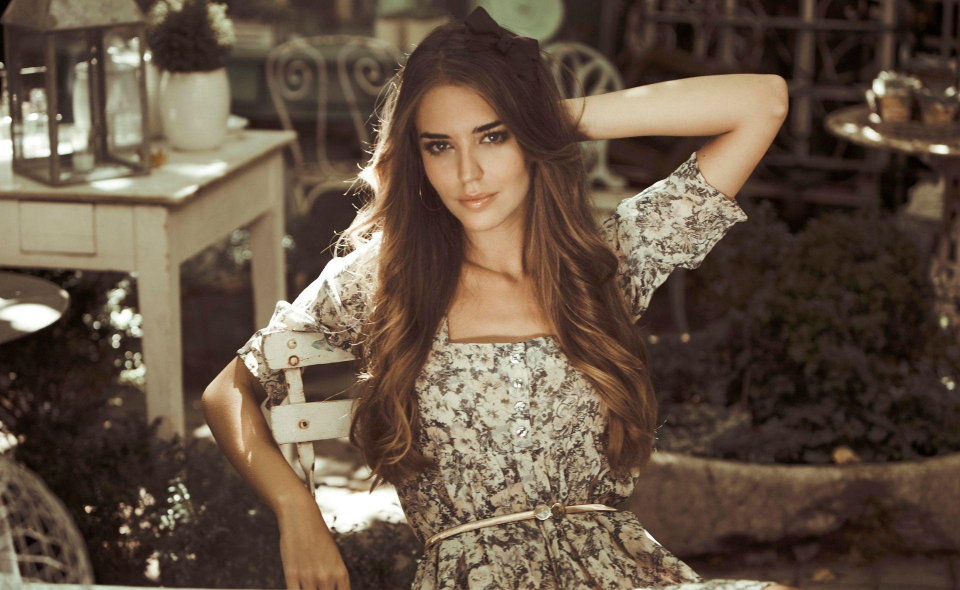
#> input picture image/USE_THIS.jpg, 1920 x 1180 px (shown at 1/2 size)
$ python -i streamlit_app.py   (imports and definitions only)
#> lines starting #> are read from the running program, lines starting #| are printed output that depends on the picture
import numpy as np
import os
import pickle
import streamlit as st
import sys
import urllib
from PIL import Image

import enhancement_options
from enhancement_names import *

import filter_options
from filter_names import *

import effect_options
from effect_names import *

import cv2

def call_filter(filter_choose,image_in):
    f = getattr(filter_options, FILTERS[filter_choose])(image_in)
    return f

def call_enhancer(enhancer_choose,image_in):
    eh = getattr(enhancement_options, ENHANCERS[enhancer_choose])(image_in)
    return eh

def call_effect(effect_choose,image_in):
    ef = getattr(effect_options, EFFECTS[effect_choose])(image_in)
    return ef

# [20 lines left out: function show_image_option, not called in this run]

IMAGE_STACK = []

# [1 line that did not run here, left out]
filter_names      = list(FILTERS.keys())
enhancement_names = list(ENHANCERS.keys())
effect_names      = list(EFFECTS.keys())


def image_handling(image_in):
    params = {}
    if sidebar_op == 'Show Filter options':
        st.sidebar.write(
            """Using alot of filter options.
            """
        )
        filter_choose = st.sidebar.selectbox("Option",filter_names)
        if filter_choose == 'gaussian_blur':
            radius = st.sidebar.slider(filter_choose, min_value = 2,max_value =  5, value = None, step = 1)
            params['radius'] = radius
        if filter_choose in ['max','min','median','mode']:
            size = st.sidebar.slider(filter_choose, min_value = 3,max_value =  7, value = None, step = 2)
            params['s'] = size

        f = call_filter(filter_choose,image_in)
        image_out = f.filter(**params)

    if sidebar_op == 'Show Enhancement options':
        enhan_choose = st.sidebar.selectbox("Option",enhancement_names)

        if enhan_choose not in ['warm','cool','sepia','saturate']:
            params['factor'] = st.sidebar.slider(enhan_choose, min_value = 1.2,max_value =  2., value = None, step = 0.1)
            eh = call_enhancer(enhan_choose,image_in)
            image_out = eh.enhance(**params)
        if enhan_choose in ['warm','cool']:
            image_in  = cv2.imread('image/USE_THIS.jpg')
            eh = call_enhancer(enhan_choose,image_in)
            image_out = eh.enhance(**params)
            image_in  = Image.open('image/USE_THIS.jpg')
        if enhan_choose in ['sepia','saturate']:
            params['amount'] = st.sidebar.slider(enhan_choose, min_value = 0.,max_value =  1., value = 1., step = 0.05)
            eh = call_enhancer(enhan_choose,image_in)
            image_out = eh.enhance(**params)

    if sidebar_op == 'Show Effect options':
        effect_choose = st.sidebar.selectbox("Option",effect_names)
        ef = call_effect(effect_choose,image_in)
        image_out = ef.effect(**params)

    show_image_option(image_in,image_out)


# [20 lines left out: function main, not called in this run]
    # [5 lines of commented-out code are left out]


# [2 lines not run here, left out]

>>> import cv2
>>> picture = cv2.imread('image/USE_THIS.jpg', cv2.IMREAD_GRAYSCALE)
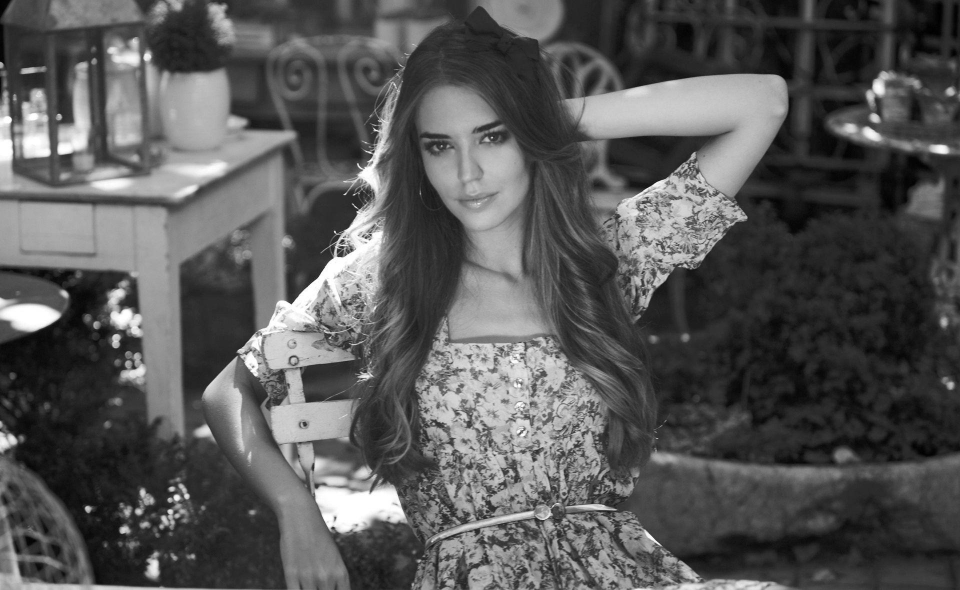
#> picture: shape (1180, 1920) (shown at 1/2 size); min 0, max 255, mean 87.2
#> (the run stopped early here; a loop or call above may not have finished)
